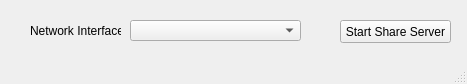
<?xml version="1.0" encoding="UTF-8"?>
<ui version="4.0">
 <class>MainWindow</class>
 <widget class="QMainWindow" name="MainWindow">
  <property name="enabled">
   <bool>true</bool>
  </property>
  <property name="geometry">
   <rect>
    <x>0</x>
    <y>0</y>
    <width>467</width>
    <height>84</height>
   </rect>
  </property>
  <property name="sizePolicy">
   <sizepolicy hsizetype="Fixed" vsizetype="Fixed">
    <horstretch>1</horstretch>
    <verstretch>1</verstretch>
   </sizepolicy>
  </property>
  <property name="minimumSize">
   <size>
    <width>467</width>
    <height>84</height>
   </size>
  </property>
  <property name="maximumSize">
   <size>
    <width>467</width>
    <height>84</height>
   </size>
  </property>
  <property name="mouseTracking">
   <bool>false</bool>
  </property>
  <property name="contextMenuPolicy">
   <enum>Qt::NoContextMenu</enum>
  </property>
  <property name="windowTitle">
   <string>DojoShare</string>
  </property>
  <property name="toolTip">
   <string comment="Dojo is the answer" extracomment="Dojo is the answer"/>
  </property>
  <property name="statusTip">
   <string extracomment="Dojo is the answer"/>
  </property>
  <property name="whatsThis">
   <string extracomment="Dojo is the answer"/>
  </property>
  <property name="styleSheet">
   <string notr="true"/>
  </property>
  <property name="documentMode">
   <bool>true</bool>
  </property>
  <widget class="QWidget" name="centralwidget">
   <widget class="QComboBox" name="comboBox">
    <property name="geometry">
     <rect>
      <x>130</x>
      <y>20</y>
      <width>171</width>
      <height>21</height>
     </rect>
    </property>
   </widget>
   <widget class="QLabel" name="label">
    <property name="geometry">
     <rect>
      <x>30</x>
      <y>20</y>
      <width>91</width>
      <height>21</height>
     </rect>
    </property>
    <property name="text">
     <string>Network Interface</string>
    </property>
   </widget>
   <widget class="QPushButton" name="pushButton">
    <property name="geometry">
     <rect>
      <x>340</x>
      <y>20</y>
      <width>111</width>
      <height>23</height>
     </rect>
    </property>
    <property name="text">
     <string>Start Share Server</string>
    </property>
   </widget>
   <widget class="QLabel" name="label_2">
    <property name="geometry">
     <rect>
      <x>130</x>
      <y>50</y>
      <width>191</width>
      <height>16</height>
     </rect>
    </property>
    <property name="text">
     <string/>
    </property>
   </widget>
  </widget>
  <widget class="QStatusBar" name="statusbar"/>
 </widget>
 <resources/>
 <connections/>
</ui>
